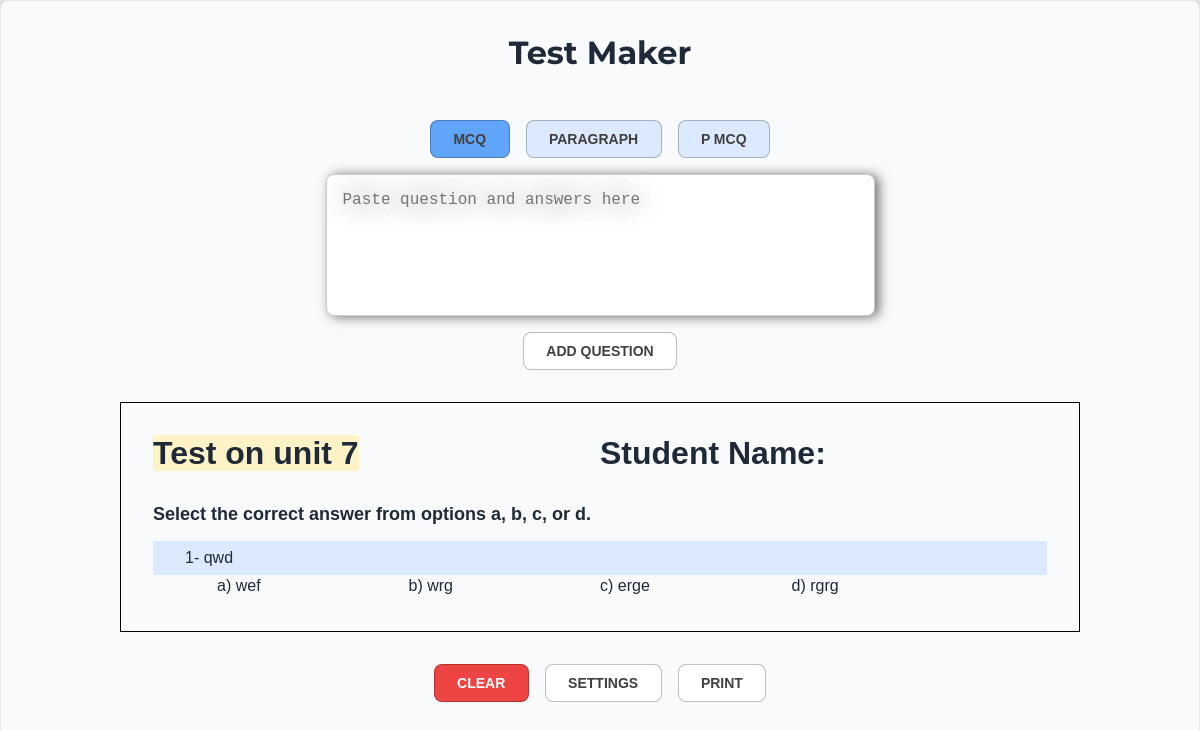
The page / on the database its author committed.
### src/models.py (models this page shows, shortened)
class MyQuestion(db.Model):
    id = db.Column(db.Integer, primary_key=True)
    question = db.Column(db.String(256), nullable=False)
    answer_1 = db.Column(db.String(256), nullable=False)
    answer_2 = db.Column(db.String(256), nullable=False)
    answer_3 = db.Column(db.String(256), nullable=False)
    answer_4 = db.Column(db.String(256), nullable=False)
    is_paragraph_question = db.Column(db.Boolean, default=False)
    created = db.Column(db.DateTime, default=datetime.now)

### src/routes/main.py (the view)
@main_bp.route('/', methods=['POST', 'GET'])
def index():
    if request.method == 'POST':
        text = request.form['content']
        question, answers = process_text(text)[0], process_text(text)[1]
        answer_1, answer_2, answer_3, answer_4 = answers[0], answers[1], answers[2], answers[3]
        test_question = MyQuestion(question=question, answer_1=answer_1, answer_2=answer_2, answer_3=answer_3, answer_4=answer_4)
        try:
            db.session.add(test_question)
            db.session.commit()
            return redirect("/")
        except Exception as e:
            print(f"ERROR:{e}")
            return f"ERROR: {e}"
    else:
        toggle_state = ToggleState.query.first()
        which_section = toggle_state.which_section if toggle_state else 'mcq'
        questions = MyQuestion.query.filter(MyQuestion.is_paragraph_question == False).order_by(MyQuestion.created).all()
        paragraphs = MyParagraph.query.order_by(MyParagraph.created).all()
        paragraph_questions = MyQuestion.query.filter(MyQuestion.is_paragraph_question == True).order_by(MyQuestion.created).all()
        return render_template('index.html', questions=questions, section=which_section, paragraphs=paragraphs, paragraph_questions=paragraph_questions)

### templates/index.html (shortened to what this page needs)
{% extends 'base.html' %}  {% block body %}
<div class="content">
  <div class="form">
    <h1>Test Maker</h1>
    <div>
      <form action="/toggle" method="POST" id="input-type">
        <button
          class="type-choice {% if section == 'mcq' %}clicked{% endif %}"
          id="mcq-btn"
          type="submit"
          name="type"
          value="mcq"
        >
          MCQ
        </button>
        <button
          class="type-choice {% if section == 'paragraph' %}clicked{% endif %}"
          id="paragraph-btn"
          type="submit"
          name="type"
          value="paragraph"
        >
          Paragraph
        </button>
        <button
          class="type-choice {% if section == 'paragraph-mcq' %}clicked{% endif %}"
          id="paragraph-mcq-btn"
          type="submit"
          name="type"
          value="paragraph-mcq"
        >
          P MCQ
        </button>
      </form>
      {% if section == 'mcq' %}
      <form action="/" method="POST" class="input-form">
        <textarea
          name="content"
          id="content"
          rows="6"
          cols="50"
          placeholder="Paste question and answers here"
        ></textarea>
        <input type="submit" value="Add Question" id="btn-add" />
      </form>
      {% endif %}
    </div>
  </div>
  {% if questions | length < 1 %}
  <h3 class="nothing">There's nothing here!</h3>
  {% else %}
  {% include "partials/test.html" %}
  {% include "partials/controls.html" %}
  {% endif %}
</div>
{% endblock %}

### templates/partials/test.html (shortened to what this page needs)
<div class="questions-container" id="printable">
  <div class="test-header">
    <p class="test-title"><span>Test on unit 7</span></p>
    <p class="student-name">Student Name:</p>
  </div>
  <p class="questions-description">
    Select the correct answer from options a, b, c, or d.
  </p>
  {% for question in questions %}
  <div class="question-card no-break">
    <p class="question">{{question.id}}- {{question.question}}</p>
    <div class="answers">
      <p class="answer">a) {{question.answer_1}}</p>
      <p class="answer">b) {{question.answer_2}}</p>
      <p class="answer">c) {{question.answer_3}}</p>
      <p class="answer">d) {{question.answer_4}}</p>
    </div>
  </div>
  {% endfor %}
</div>

### static/styles.css (style rules this page uses)
* { margin: 0; padding: 0; box-sizing: border-box; }
body { background-color: #ffffff; color: #1f2937; font-size: 1rem; font-family: Verdana, Geneva, Tahoma, sans-serif; display: flex; flex-direction: column; justify-content: center; align-items: center; min-height: 100vh; }
h1 { font-family: "Montserrat", sans-serif; font-weight: 700; }
.content { background-color: #f9fafb; width: 100%; min-height: 100vh; padding: 2rem 0; box-shadow: rgba(0, 0, 0, 0.25) 0px 54px 55px, rgba(0, 0, 0, 0.12) 0px -12px 30px, rgba(0, 0, 0, 0.12) 0px 4px 6px, rgba(0, 0, 0, 0.17) 0px 12px 13px, rgba(0, 0, 0, 0.09) 0px -3px 5px; border: 1px solid #e5e7eb; border-radius: 0.5rem; }
.form { display: flex; flex-direction: column; align-items: center; gap: 3rem; }
.form .input-form { display: flex; gap: 1rem; flex-direction: column; align-items: center; }
.form textarea { resize: none; padding: 16px; font-size: 16px; border-width: 1px; border-color: #cccccc; background-color: #ffffff; color: #000000; border-style: solid; border-radius: 8px; box-shadow: 4px 1px 12px rgba(66, 66, 66, 0.75); text-shadow: 0px 0px 23px rgba(66, 66, 66, 0.75); }
.form input[type=submit], .form .type-choice { max-width: 320px; display: flex; padding: 0.5rem 1.4rem; font-size: 0.875rem; line-height: 1.25rem; font-weight: 700; text-align: center; text-transform: uppercase; vertical-align: middle; align-items: center; border-radius: 0.5rem; border: 1px solid rgba(0, 0, 0, 0.25); gap: 0.75rem; color: rgb(65, 63, 63); background-color: #fff; cursor: pointer; transition: all 0.6s ease; }
.form .type-choice { text-decoration: none; background-color: #dbeafe; }
.form #input-type { display: flex; justify-content: center; gap: 1rem; margin-bottom: 1rem; }
.form .clicked { background-color: #60a5fa; }
.questions-container { max-width: 80vw; margin: 2rem auto; padding: 2rem; border: 1px solid black; }
.questions-container .test-header { display: flex; margin-bottom: 2rem; font-size: 2rem; font-weight: bold; }
.questions-container .test-header .test-title { width: 50%; }
.questions-container .test-header .test-title span { background-color: #fef3c7; }
.questions-container .questions-description { font-weight: bold; font-size: 1.125rem; margin-bottom: 1rem; }
.questions-container .question-card { display: flex; flex-direction: column; gap: 0.125rem; margin-bottom: 0.25rem; }
.questions-container .question { padding: 0.5rem 2rem; background-color: #dbeafe; }
.questions-container .answers { display: flex; margin: 0 4rem; }
.questions-container .answer { width: 25%; }

### rows shown on the page
MyQuestion: id "1", question "qwd", answer_1 "wef", answer_2 "wrg", answer_3 "erge", answer_4 "rgrg"
